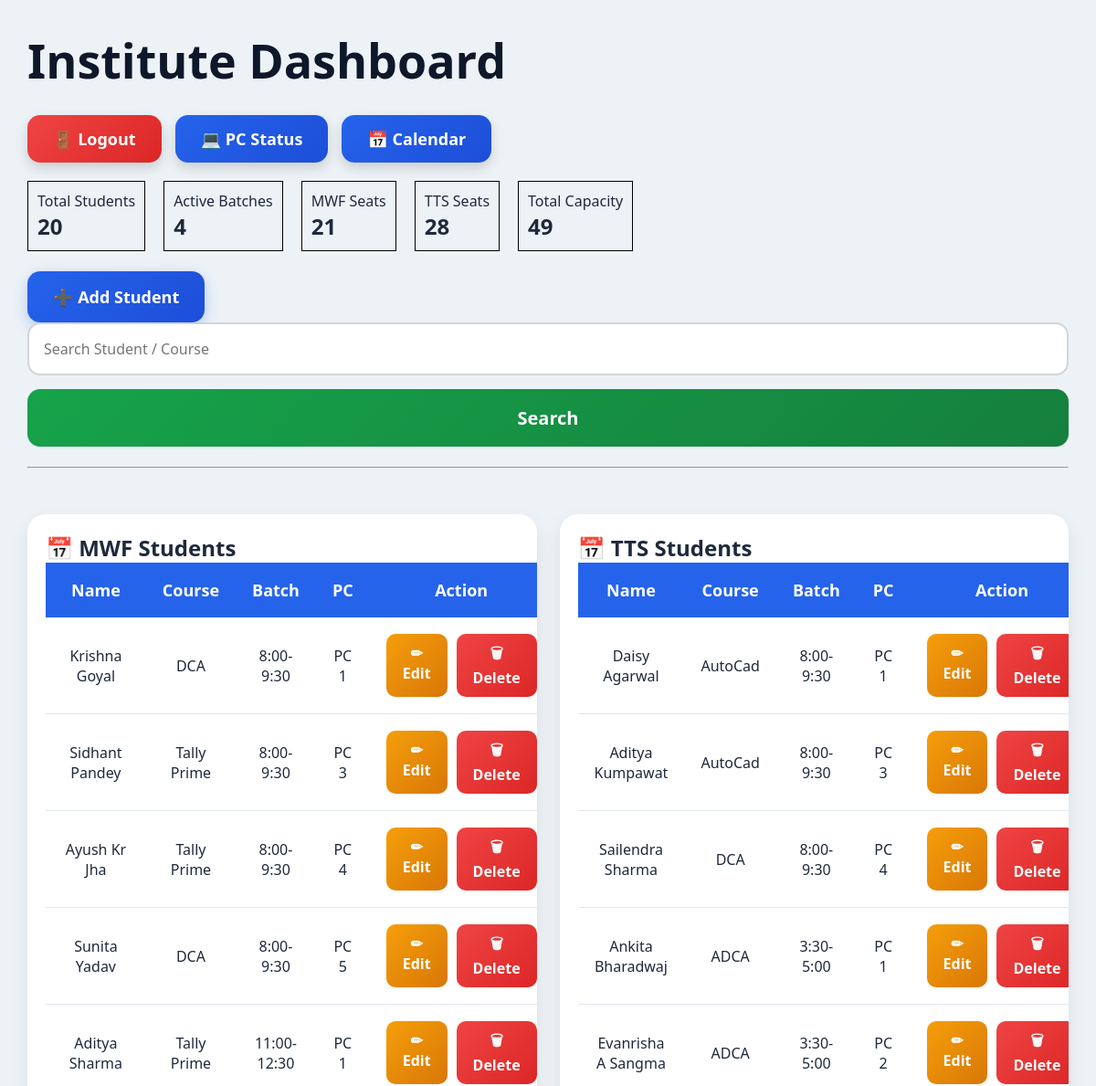
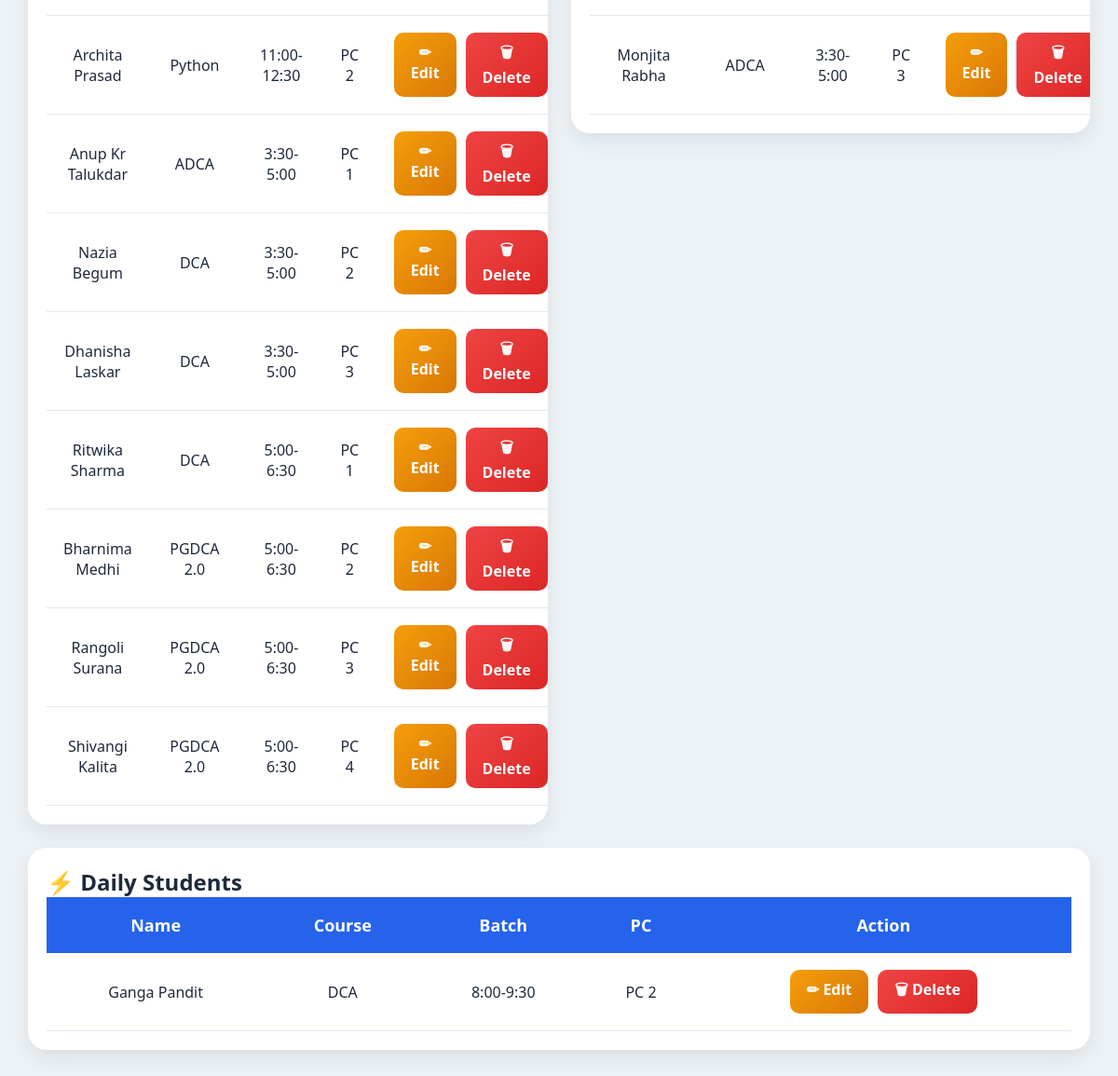
The page / (signed in) on the database its author committed (2 pictures, top to bottom).
### tables this page shows
CREATE TABLE students(

        id INTEGER PRIMARY KEY AUTOINCREMENT,

        name TEXT,

        course TEXT,

        batch_time TEXT,

        computer_no INTEGER

        );

### app.py (the view)
@app.route("/")
def home():
    if "user" not in session:
        return redirect("/login")
    conn=db()
    search=request.args.get(
    "search",
    ""
    )
    students=conn.execute("""

    SELECT

    s.id,
    s.name,
    s.course,
    s.batch_time,
    s.computer_no,

    GROUP_CONCAT(

    CASE sc.day

    WHEN 'Monday' THEN '1-Monday'
    WHEN 'Tuesday' THEN '2-Tuesday'
    WHEN 'Wednesday' THEN '3-Wednesday'
    WHEN 'Thursday' THEN '4-Thursday'
    WHEN 'Friday' THEN '5-Friday'
    WHEN 'Saturday' THEN '6-Saturday'

    END,

    ', '

    ) days

    FROM students s

    LEFT JOIN schedules sc

    ON s.id=sc.student_id

    WHERE

    s.name LIKE ?

    OR

    s.course LIKE ?

    GROUP BY s.id

    """,
    (
    f"%{search}%",
    f"%{search}%"
    )
    ).fetchall()
    batch_order={
    "8:00-9:30":1,
    "9:30-11:00":2,
    "11:00-12:30":3,
    "12:30-2:00":4,
    "2:00-3:30":5,
    "3:30-5:00":6,
    "5:00-6:30":7
    }
    students=sorted(
    students,
    key=lambda x:
    batch_order.get(
    x["batch_time"],
    999
    )
    )
    total_students=len(students)
    mwf_capacity=35
    tts_capacity=35
    mwf_used=0
    tts_used=0
    day_order = {
    "Monday":1,
    "Tuesday":2,
    "Wednesday":3,
    "Thursday":4,
    "Friday":5,
    "Saturday":6
    }
    students_fixed=[]
    for s in students:
        row=dict(s)
        if row["days"]:
            items=[]
            for x in row["days"].split(","):
                day=x.strip()
                if "-" in day:
                    day=day.split("-")[1]
                items.append(day)
            items.sort(
            key=lambda x:
            day_order[x]
            )
            row["days"]=", ".join(items)
        students_fixed.append(row)
    students=students_fixed
    for s in students:
        days=s["days"]
        if days:
            if (
            "Monday" in days
            or
            "Wednesday" in days
            or
            "Friday" in days
            ):
                mwf_used += 1
            if (
            "Tuesday" in days
            or
            "Thursday" in days
            or
            "Saturday" in days
            ):
                tts_used += 1
    mwf_left = mwf_capacity - mwf_used
    tts_left = tts_capacity - tts_used
    total_left = mwf_left + tts_left
    active_batches=conn.execute("""

    SELECT COUNT(

    DISTINCT batch_time

    )

    FROM students

    """).fetchone()[0]
    conn.close()
    return render_template(
    "index.html",
    students=students,
    total_students=total_students,
    active_batches=active_batches,
    mwf_left=mwf_left,
    tts_left=tts_left,
    total_left=total_left
    )

### app.py (called while the page is built)
def db():
    conn=sqlite3.connect("students.db")
    conn.row_factory=sqlite3.Row
    return conn

### templates/index.html (shortened to what this page needs)
<link
rel="stylesheet"
href="{{url_for(
'static',
filename='style.css'
)}}">
<h1>Institute Dashboard</h1>
<div class="top-actions">
<a href="/logout" class="logout-btn">
🚪 Logout
</a>
<a href="/pcs" class="nav-btn">
💻 PC Status
</a>
<a href="/calendar" class="nav-btn">
📅 Calendar
</a>
</div>
<div
style="display:flex;
gap:20px;">
<div
style="border:1px solid black;
padding:10px;">
Total Students
<h2>
{{total_students}}
</h2>
</div>
<div
style="border:1px solid black;
padding:10px;">
Active Batches
<h2>
{{active_batches}}
</h2>
</div>
<div
style="border:1px solid black;
padding:10px;">
MWF Seats
<h2>
{{mwf_left}}
</h2>
</div>
<div
style="
border:1px solid black;
padding:10px;
">
TTS Seats
<h2>
{{tts_left}}
</h2>
</div>
<div
style="
border:1px solid black;
padding:10px;
">
Total Capacity
<h2>
{{total_left}}
</h2>
</div>
</div>
<a
href="/add"
class="big-btn">
➕ Add Student
</a>
<form>
<input
name="search"
placeholder=
"Search Student / Course"
value=
"{{request.args.get('search','')}}"
>
<button>
Search
</button>
</form>
<hr>
<div
style="
display:flex;
gap:25px;
align-items:flex-start;
margin-top:25px;
flex-wrap:wrap;
">
<div
class="table-box"
style="flex:1;min-width:500px;">
<h2>
📅 MWF Students
</h2>
<table>
<tr>
<th>Name</th>
<th>Course</th>
<th>Batch</th>
<th>PC</th>
<th>Action</th>
</tr>
{% for s in students %}
{% if
"Monday" in s.days
and
"Wednesday" in s.days
and
"Friday" in s.days
and
"Tuesday" not in s.days
%}
<tr>
<td>{{s.name}}</td>
<td>{{s.course}}</td>
<td>{{s.batch_time}}</td>
<td>PC {{s.computer_no}}</td>
<td>
<div
class="action-buttons">
<a
class="edit-btn"
href="/edit/{{s.id}}">
✏ Edit
</a>
<a
class="delete-btn"
href="/delete/{{s.id}}">
🗑 Delete
</a>
</div>
</td>
</tr>
{% endif %}
{% endfor %}
</table>
</div>
<div
class="table-box"
style="flex:1;min-width:500px;">
<h2>
📅 TTS Students
</h2>
<table>
<tr>
<th>Name</th>
<th>Course</th>
<th>Batch</th>
<th>PC</th>
<th>Action</th>
</tr>
{% for s in students %}
{% if
"Tuesday" in s.days
and
"Thursday" in s.days
and
"Saturday" in s.days
and
"Monday" not in s.days
%}
<tr>
<td>{{s.name}}</td>
<td>{{s.course}}</td>
<td>{{s.batch_time}}</td>
<td>PC {{s.computer_no}}</td>
<td>
<div
class="action-buttons">
<a
class="edit-btn"
href="/edit/{{s.id}}">
✏ Edit
</a>
<a
class="delete-btn"
href="/delete/{{s.id}}">
🗑 Delete
</a>
</div>
</td>
</tr>
{% endif %}
{% endfor %}
</table>
</div>
</div>
<div
class="table-box"
style="margin-top:25px;">
<h2>
⚡ Daily Students
</h2>
<table>
<tr>
<th>Name</th>
<th>Course</th>
<th>Batch</th>
<th>PC</th>
<th>Action</th>
</tr>
{% for s in students %}
{% if
"Monday" in s.days
and
"Tuesday" in s.days
%}
<tr>
<td>{{s.name}}</td>
<td>{{s.course}}</td>
<td>{{s.batch_time}}</td>
<td>PC {{s.computer_no}}</td>
<td>
<div
class="action-buttons">
<a
class="edit-btn"
href="/edit/{{s.id}}">
✏ Edit
</a>
<a
class="delete-btn"
href="/delete/{{s.id}}">
🗑 Delete
</a>
</div>
</td>
</tr>
{% endif %}
{% endfor %}
</table>
</div>

### static/style.css (style rules this page uses)
* { margin:0; padding:0; box-sizing:border-box; font-family:'Segoe UI',sans-serif; }
h1 { font-size:52px; color:#0f172a; margin-bottom:25px; font-weight:700; }
.big-btn { display:inline-flex; align-items:center; gap:10px; padding:16px 28px; background: linear-gradient( 135deg, #2563eb, #1d4ed8 ); color:white; font-size:18px; font-weight:600; border:none; border-radius:14px; text-decoration:none; box-shadow: 0 5px 15px rgba(37,99,235,0.3); transition:.3s; }
.table-box { margin-top:30px; background:white; padding:25px; border-radius:20px; box-shadow: 0 5px 15px rgba(0,0,0,.08); overflow:auto; }
table { width:100%; border-collapse:collapse; }
th { background:#2563eb; padding:18px; color:white; font-size:18px; }
td { padding:18px; text-align:center; border-bottom: 1px solid #e2e8f0; }
input, select { width:100%; padding:16px; font-size:16px; border: 2px solid #d1d5db; border-radius:14px; }
button { background: linear-gradient( 135deg, #16a34a, #15803d ); padding:16px 28px; border:none; color:white; font-size:18px; font-weight:600; border-radius:14px; cursor:pointer; transition:.3s; }
button { width:100%; margin-top:15px; font-size:20px; padding:18px; }
.table-box { background:white; padding:20px; border-radius:20px; box-shadow: 0 8px 20px rgba(0,0,0,.08); overflow:auto; margin-top:25px; }
.action-buttons { display:flex; justify-content:center; gap:10px; }
.edit-btn { background: linear-gradient( 135deg, #f59e0b, #d97706 ); padding:10px 18px; border-radius:10px; color:white; font-weight:600; text-decoration:none; transition:.3s; }
.delete-btn { background: linear-gradient( 135deg, #ef4444, #dc2626 ); padding:10px 18px; border-radius:10px; color:white; font-weight:600; text-decoration:none; transition:.3s; }
.logout-btn { background:#e74c3c; color:white; padding:12px 24px; border-radius:10px; text-decoration:none; font-size:16px; font-weight:bold; display:inline-block; transition:0.3s; box-shadow: 0 4px 12px rgba(0,0,0,0.2); }
.top-actions { display:flex; gap:15px; margin:20px 0; flex-wrap:wrap; }
.nav-btn { background:linear-gradient( 135deg, #2563eb, #1d4ed8 ); color:white; padding:14px 28px; border-radius:14px; text-decoration:none; font-weight:600; font-size:18px; box-shadow: 0 6px 14px rgba(0,0,0,0.15); transition:0.3s; }
.logout-btn { background:linear-gradient( 135deg, #ef4444, #dc2626 ); color:white; padding:14px 28px; border-radius:14px; text-decoration:none; font-weight:700; font-size:18px; box-shadow: 0 6px 14px rgba(0,0,0,0.15); transition:0.3s; }

### rows shown on the page
students: name "Krishna Goyal", course "DCA", batch_time "8:00-9:30", computer_no "1"
students: name "Sidhant Pandey", course "Tally Prime", batch_time "8:00-9:30", computer_no "3"
students: name "Ayush Kr Jha", course "Tally Prime", batch_time "8:00-9:30", computer_no "4"
students: name "Sunita Yadav", course "DCA", batch_time "8:00-9:30", computer_no "5"
students: name "Aditya Sharma", course "Tally Prime", batch_time "11:00-12:30", computer_no "1"
students: name "Archita Prasad", course "Python", batch_time "11:00-12:30", computer_no "2"
students: name "Anup Kr Talukdar", course "ADCA", batch_time "3:30-5:00", computer_no "1"
students: name "Nazia Begum", course "DCA", batch_time "3:30-5:00", computer_no "2"
students: name "Dhanisha Laskar", course "DCA", batch_time "3:30-5:00", computer_no "3"
students: name "Ritwika Sharma", course "DCA", batch_time "5:00-6:30", computer_no "1"
students: name "Bharnima Medhi", course "PGDCA 2.0", batch_time "5:00-6:30", computer_no "2"
students: name "Rangoli Surana", course "PGDCA 2.0", batch_time "5:00-6:30", computer_no "3"
students: name "Shivangi Kalita", course "PGDCA 2.0", batch_time "5:00-6:30", computer_no "4"
students: name "Daisy Agarwal", course "AutoCad", batch_time "8:00-9:30", computer_no "1"
students: name "Aditya Kumpawat", course "AutoCad", batch_time "8:00-9:30", computer_no "3"
students: name "Sailendra Sharma", course "DCA", batch_time "8:00-9:30", computer_no "4"
students: name "Ankita Bharadwaj", course "ADCA", batch_time "3:30-5:00", computer_no "1"
students: name "Evanrisha A Sangma", course "ADCA", batch_time "3:30-5:00", computer_no "2"
students: name "Monjita Rabha", course "ADCA", batch_time "3:30-5:00", computer_no "3"
students: name "Ganga Pandit", course "DCA", batch_time "8:00-9:30", computer_no "2"

### other values the page prints
{{ total_students }} "20"
{{ active_batches }} "4"
{{ mwf_left }} "21"
{{ tts_left }} "28"
{{ total_left }} "49"
